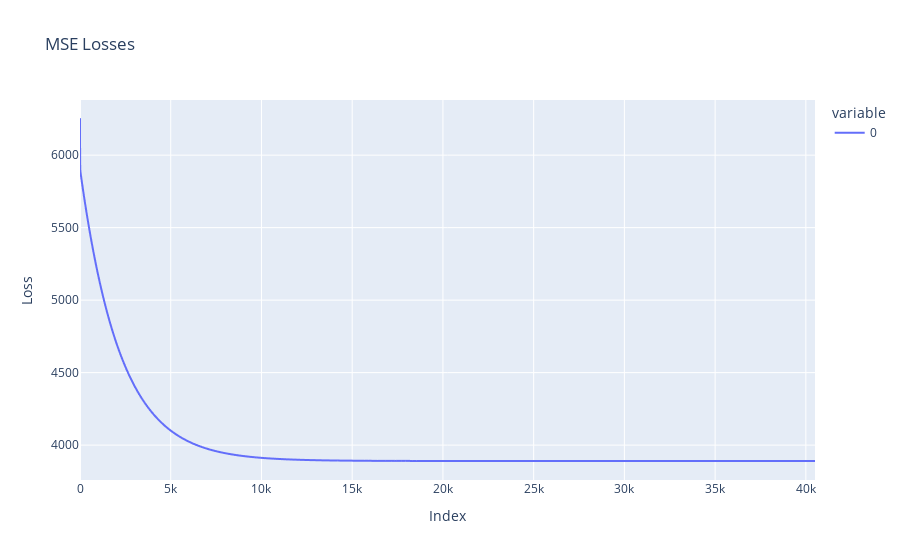

Write notebook code for a chart like this one.
### Markdown cell above
## Plot the loss

### Code cell
losses_fig = px.line(losses[20:], title="MSE Losses")
losses_fig.update_layout(
    xaxis_title="Index",
    yaxis_title="Loss"
)
losses_fig.show()

### Figure 1 — Plotly figure (JSON) as saved in the notebook; plotly's stock layout.template omitted (floating-point values rounded to 4 significant figures; data arrays with more than 128 entries replaced by an {"elided": "..."} marker saying what was removed)
{"data": [{"hovertemplate": "variable=0<br>index=%{x}<br>value=%{y}<extra></extra>", "legendgroup": "0", "line": {"color": "#636efa", "dash": "solid"}, "marker": {"symbol": "circle"}, "mode": "lines", "name": "0", "showlegend": true, "type": "scattergl", "x": {"elided": "40505 int values"}, "xaxis": "x", "y": {"elided": "40505 float values"}, "yaxis": "y"}], "layout": {"legend": {"title": {"text": "variable"}, "tracegroupgap": 0}, "title": {"text": "MSE Losses"}, "xaxis": {"anchor": "y", "domain": [0, 1], "title": {"text": "Index"}}, "yaxis": {"anchor": "x", "domain": [0, 1], "title": {"text": "Loss"}}}}
